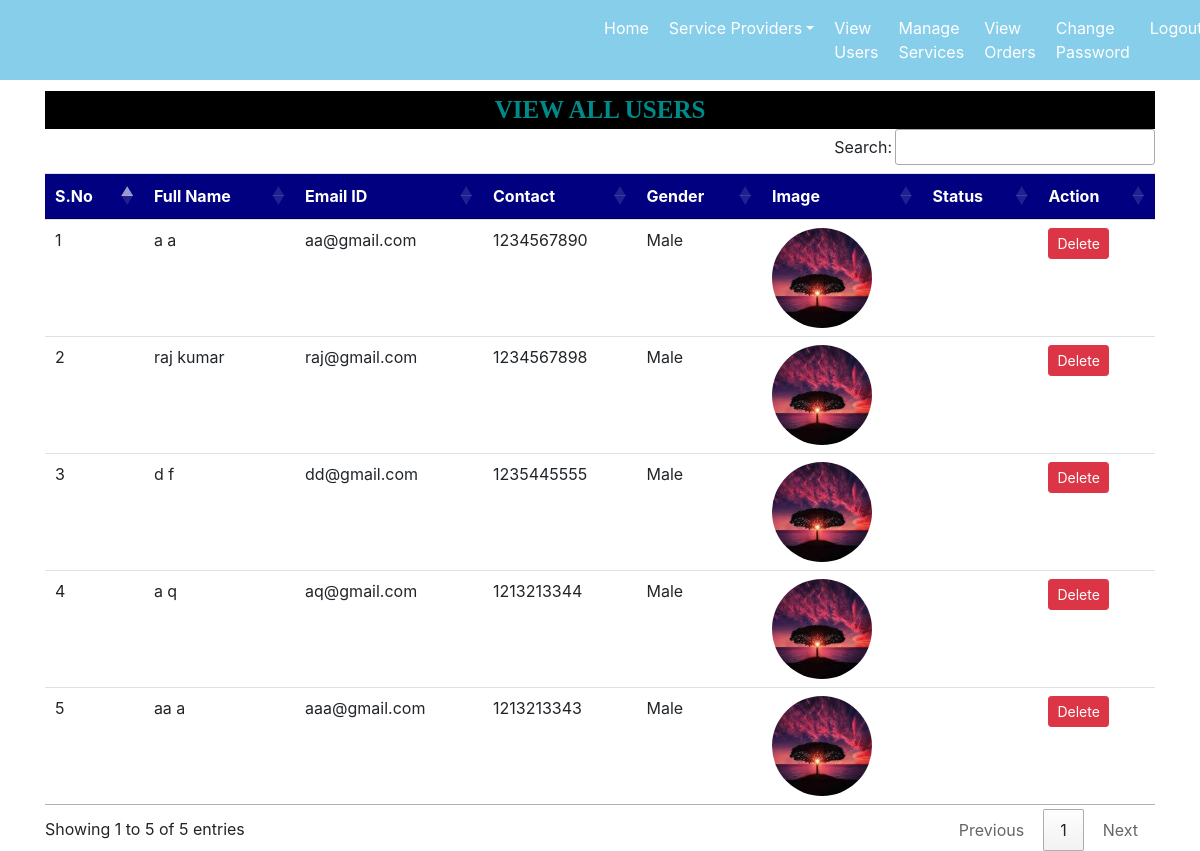
The page /view_users/ (signed in) on the database its author committed.
### servicefinder/models.py (models this page shows, shortened)
class CustomerUser(models.Model):
    user = models.ForeignKey(User, on_delete=models.CASCADE, null=True)
    mobile = models.CharField(max_length=15, null=True)
    image = models.FileField(null=True)
    gender = models.CharField(max_length=15, null=True)
    type = models.CharField(max_length=15, null=True)
    address=models.CharField(max_length=255, null=True)

### servicefinder/views.py (the view)
# urls.py: path('view_users/',view_users, name='view_users'),
def view_users(request):
    if not request.user.is_authenticated:
        return redirect('admin_login')
    data=CustomerUser.objects.all()
    d={'data':data}
    return render(request,'view_users.html',d)

### servicefinder/templates/view_users.html (shortened to what this page needs)
<!DOCTYPE html>
<html lang="en">
<head>
    {% block head %}
    {% load static %}
    <link rel="stylesheet" type="text/css" href="https://cdn.datatables.net/1.11.5/css/jquery.dataTables.css">
    <link rel="stylesheet" type="text/css" href="https://cdn.datatables.net/buttons/2.2.2/css/buttons.dataTables.min.css">
    {% endblock %}
</head>
<body>
{% block body %}
{% include 'admin_navigation.html' %}
<div class="container">
    <div class="marquee">
        VIEW ALL USERS
    </div>
    <table class="table table-hover" id="example">
        <thead>
            <tr class="table-header">
                <th>S.No</th>
                <th>Full Name</th>
                <th>Email ID</th>
                <th>Contact</th>
                <th>Gender</th>
                <th>Image</th>
                <th>Status</th>
                <th>Action</th>
            </tr>
        </thead>
        <tbody>
            {% for i in data %}
                <tr class="table-row">
                    <td>{{ forloop.counter }}</td>
                    <td>{{ i.user.first_name }} {{ i.user.last_name }}</td>
                    <td>{{ i.user.username }}</td>
                    <td>{{ i.mobile }}</td>
                    <td>{{ i.gender }}</td>
                    {% if i.image %}
                        <td><img src="{{ i.image.url }}"></td>
                    {% else %}
                        <td>No image</td>
                    {% endif %}
                    <td>{{ i.status }}</td>
                    <td><a href="{% url 'delete_provider' i.user.id %}" class="btn btn-danger btn-sm">Delete</a></td>
                </tr>
            {% endfor %}
        </tbody>
    </table>
</div>
{% endblock %}
</body>
</html>

### servicefinder/templates/view_users.html (style rules this page uses)
.table-header { background-color: #000080; color: white; }
.table-row { background-color: #DEB887; }
.table-row img { width: 100px; height: 100px; border-radius: 50%; }
.marquee { font-family: 'Monotype Corsiva'; font-size: 25px; color: darkcyan; background-color: black; font-weight: bold; margin-top: 1%; text-align: center; }

### rows shown on the page
CustomerUser: user.first_name "a", user.last_name "a", user.username "aa@gmail.com", mobile "1234567890", gender "Male", image (picture)
CustomerUser: user.first_name "raj", user.last_name "kumar", user.username "raj@gmail.com", mobile "1234567898", gender "Male", image (picture)
CustomerUser: user.first_name "d", user.last_name "f", user.username "dd@gmail.com", mobile "1235445555", gender "Male", image (picture)
CustomerUser: user.first_name "a", user.last_name "q", user.username "aq@gmail.com", mobile "1213213344", gender "Male", image (picture)
CustomerUser: user.first_name "aa", user.last_name "a", user.username "aaa@gmail.com", mobile "1213213343", gender "Male", image (picture)
